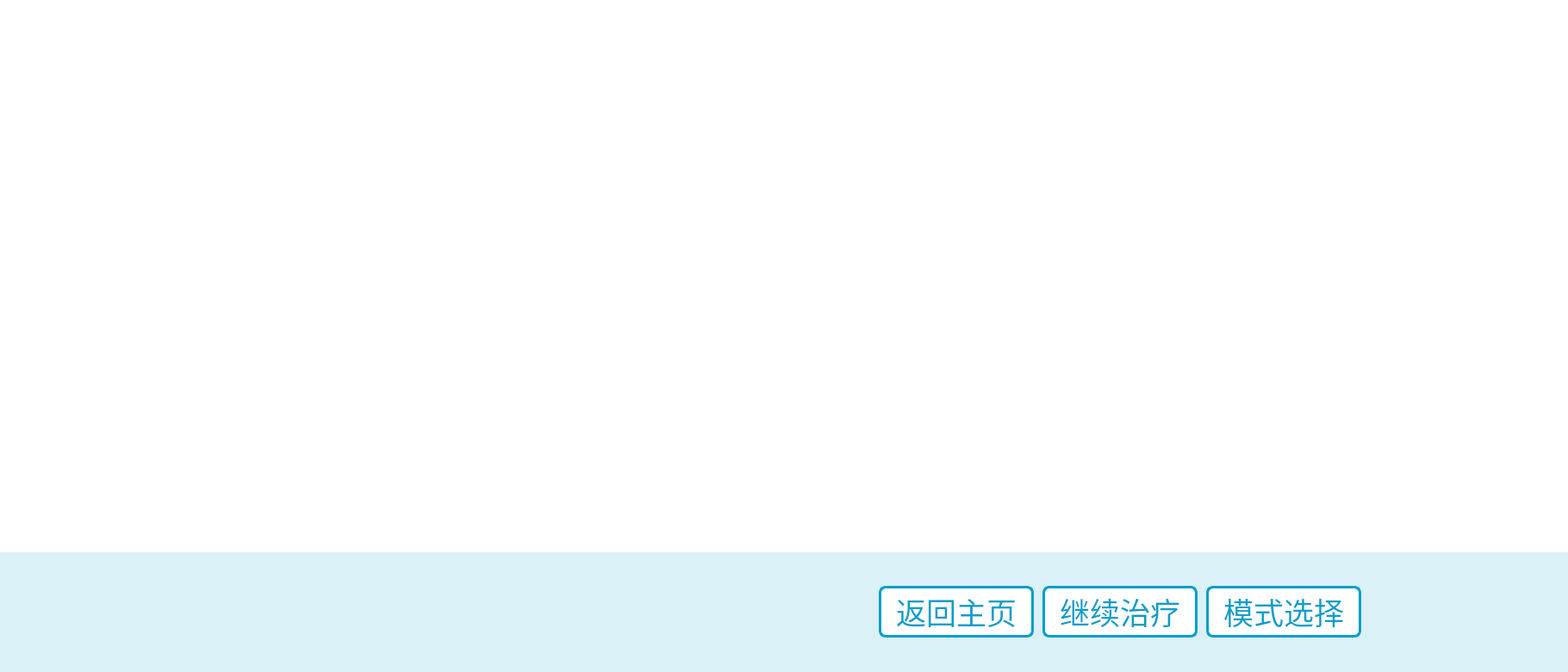
<?xml version="1.0" encoding="UTF-8"?>
<ui version="4.0">
 <class>ManualTreatFinishClass</class>
 <widget class="QWidget" name="ManualTreatFinishClass">
  <property name="geometry">
   <rect>
    <x>0</x>
    <y>0</y>
    <width>1820</width>
    <height>780</height>
   </rect>
  </property>
  <property name="windowTitle">
   <string>ManualTreatFinish</string>
  </property>
  <widget class="QPushButton" name="pushButton_Back">
   <property name="geometry">
    <rect>
     <x>1020</x>
     <y>680</y>
     <width>180</width>
     <height>60</height>
    </rect>
   </property>
   <property name="font">
    <font>
     <family>阿里巴巴普惠体</family>
     <pointsize>26</pointsize>
     <weight>50</weight>
     <bold>false</bold>
    </font>
   </property>
   <property name="styleSheet">
    <string notr="true">QPushButton
{
    /*背景颜色*/  
	background-color:rgb(255,255,255);
	border-radius:8px;
	border:3px solid #059FC9;
	color:#059FC9;
}

QPushButton:pressed
{
    background-color:#059FC9;
	color:white;
}</string>
   </property>
   <property name="text">
    <string>返回主页</string>
   </property>
  </widget>
  <widget class="QPushButton" name="pushButton_ModelSelect">
   <property name="geometry">
    <rect>
     <x>1400</x>
     <y>680</y>
     <width>180</width>
     <height>60</height>
    </rect>
   </property>
   <property name="font">
    <font>
     <family>阿里巴巴普惠体</family>
     <pointsize>26</pointsize>
     <weight>50</weight>
     <bold>false</bold>
    </font>
   </property>
   <property name="styleSheet">
    <string notr="true">QPushButton
{
    /*背景颜色*/  
	background-color:rgb(255,255,255);
	border-radius:8px;
	border:3px solid #059FC9;
	color:#059FC9;
}

QPushButton:pressed
{
    background-color:#059FC9;
	color:white;
}</string>
   </property>
   <property name="text">
    <string>模式选择</string>
   </property>
  </widget>
  <widget class="QLabel" name="label_Bottom">
   <property name="geometry">
    <rect>
     <x>0</x>
     <y>641</y>
     <width>1820</width>
     <height>139</height>
    </rect>
   </property>
   <property name="styleSheet">
    <string notr="true">background-color:#DAF1F7;</string>
   </property>
   <property name="text">
    <string/>
   </property>
  </widget>
  <widget class="QPushButton" name="pushButton_TreatContinue">
   <property name="geometry">
    <rect>
     <x>1210</x>
     <y>680</y>
     <width>180</width>
     <height>60</height>
    </rect>
   </property>
   <property name="font">
    <font>
     <family>阿里巴巴普惠体</family>
     <pointsize>26</pointsize>
     <weight>50</weight>
     <bold>false</bold>
    </font>
   </property>
   <property name="styleSheet">
    <string notr="true">QPushButton
{
    /*背景颜色*/  
	background-color:rgb(255,255,255);
	border-radius:8px;
	border:3px solid #059FC9;
	color:#059FC9;
}

QPushButton:pressed
{
    background-color:#059FC9;
	color:white;
}</string>
   </property>
   <property name="text">
    <string>继续治疗</string>
   </property>
  </widget>
  <widget class="QLabel" name="label_flag2">
   <property name="geometry">
    <rect>
     <x>0</x>
     <y>0</y>
     <width>1820</width>
     <height>641</height>
    </rect>
   </property>
   <property name="font">
    <font>
     <family>Arial</family>
     <pointsize>16</pointsize>
     <weight>75</weight>
     <bold>true</bold>
    </font>
   </property>
   <property name="styleSheet">
    <string notr="true">background-color:white;</string>
   </property>
   <property name="text">
    <string/>
   </property>
  </widget>
  <widget class="QLabel" name="label">
   <property name="geometry">
    <rect>
     <x>160</x>
     <y>120</y>
     <width>1366</width>
     <height>210</height>
    </rect>
   </property>
   <property name="text">
    <string/>
   </property>
   <property name="pixmap">
    <pixmap resource="PhysicalTherapyRobot.qrc">:/ManualTreatFinishNote.png</pixmap>
   </property>
  </widget>
  <zorder>label_Bottom</zorder>
  <zorder>pushButton_TreatContinue</zorder>
  <zorder>label_flag2</zorder>
  <zorder>pushButton_Back</zorder>
  <zorder>pushButton_ModelSelect</zorder>
  <zorder>label</zorder>
 </widget>
 <layoutdefault spacing="6" margin="11"/>
 <resources>
  <include location="PhysicalTherapyRobot.qrc"/>
 </resources>
 <connections/>
</ui>
